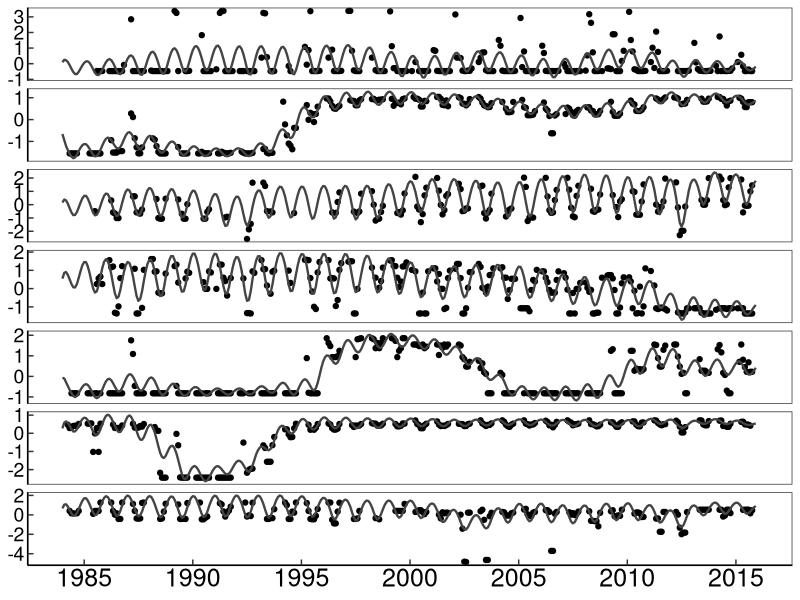
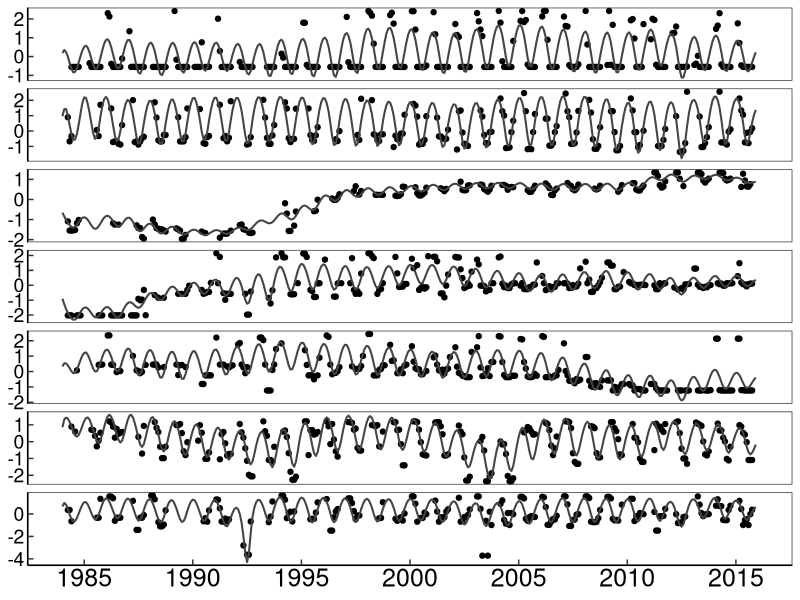
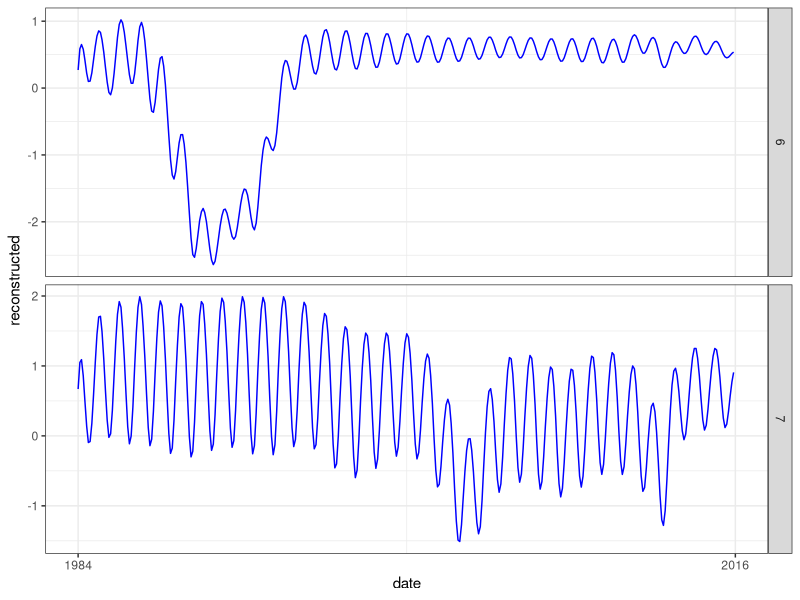

The R source for these figures, in order:
#Manuscript figure 2 and some querying to describe cluster 6 and 7
#Orignially created by Maartje Korver
#updated for cluster 6+7 querying on 7 Mar 2023 by HLW

library(data.table)
library(ggplot2)
library(here)

kgml = fread("data/KGML_Clusters_final.csv")
ml = fread("data/ML_Clusters_final.csv")


ggplot(data = kgml[group %in% c(1,2,3,4,5,6,7)]) +
  geom_point(aes(x = date, y = observed), color = "black", size = 1.5) +
  geom_line(aes(x = date, y = reconstructed), color = "#444444", linewidth = 0.8) +
  facet_grid(rows = vars(group), scales = 'free') +
  scale_x_date(limits = as.Date(c("1984-01-01","2016-01-01")), 
               breaks = as.Date(c("1985-01-01","1990-01-01", "1995-01-01", "2000-01-01","2005-01-01", "2010-01-01", "2015-01-01")), date_labels = '%Y') +
  theme_bw() +
  theme(strip.background = element_blank(),
        strip.text = element_blank(),
        panel.grid.major = element_blank(), panel.grid.minor = element_blank(),
        axis.line = element_line(colour = "black"),
        axis.ticks.length=unit(-0.15, "cm"),
        axis.text.x = element_text(size = 18, color = "black"),
        axis.text.y = element_text(size = 14, color = "black"),
        axis.title = element_blank())
#ggsave("kgml_panel.png", width = 7.5, height = 11)

ggplot(data = ml[lake == 2]) +
  geom_point(aes(x = date, y = observed), color = "black", size = 1.5) +
  geom_line(aes(x = date, y = reconstructed), color = "#444444", size = 0.7) +
  facet_grid(rows = vars(cluster_new), scales = 'free') +
  scale_x_date(limits = as.Date(c("1984-01-01","2016-01-01")), 
               breaks = as.Date(c("1985-01-01","1990-01-01", "1995-01-01", "2000-01-01","2005-01-01", "2010-01-01", "2015-01-01")), date_labels = '%Y') +
  theme_bw() +
  theme(strip.background = element_blank(),
    strip.text = element_blank(),
    panel.grid.major = element_blank(), panel.grid.minor = element_blank(),
    axis.line = element_line(colour = "black"),
    axis.ticks.length=unit(-0.15, "cm"),
    axis.text.x = element_text(size = 18, color = "black"),
    axis.text.y = element_text(size = 14, color = "black"),
    axis.title = element_blank())
#ggsave("ml_panel.png", width = 7.5, height = 11)


#Querying KGML clusters 6 and 7:
clust6 <- kgml[kgml$group==6]
clust7 <- kgml[kgml$group==7]

#cluster 6 z-score baseline falls between what 2 values? - looks like 0 and 1 using representative waterbody
ggplot(data = kgml[group %in% c(6,7)]) +
 # geom_line(aes(x = date, y = observed), color = "black") +
  geom_line(aes(x = date, y = reconstructed), color = "blue") +
  facet_grid(rows = vars(group), scales = 'free') +
  scale_x_date(limits = as.Date(c("1984-01-01","2016-01-01")), breaks = as.Date(c("1984-01-01", "2016-01-01")), date_labels = '%Y') +
  theme_bw() 

#cluster 7 z-score is more than x standard deviations away from the mean
sd(clust7$reconstructed) *3
